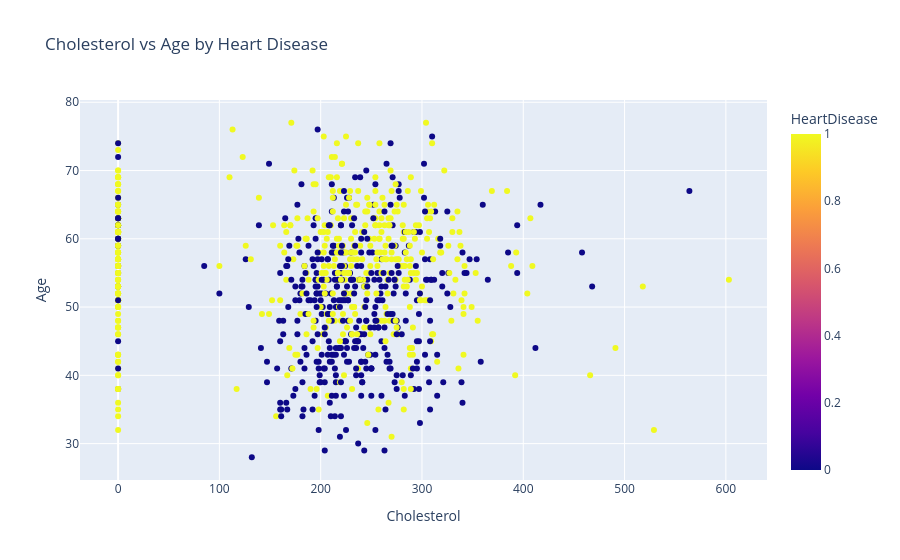

The notebook cell this image was saved under:
### Markdown cell above
cholesterol relation with heart disease

### Code cell
fig = px.scatter(df, x='Cholesterol', y='Age', color='HeartDisease',
                 title='Cholesterol vs Age by Heart Disease')
fig.show()

### Figure 1 — Plotly figure (JSON) as saved in the notebook; plotly's stock layout.template omitted (floating-point values rounded to 4 significant figures; data arrays with more than 128 entries replaced by an {"elided": "..."} marker saying what was removed)
{"data": [{"hovertemplate": "Cholesterol=%{x}<br>Age=%{y}<br>HeartDisease=%{marker.color}<extra></extra>", "legendgroup": "", "marker": {"color": {"elided": "918 int values"}, "coloraxis": "coloraxis", "symbol": "circle"}, "mode": "markers", "name": "", "orientation": "v", "showlegend": false, "type": "scatter", "x": {"elided": "918 int values"}, "xaxis": "x", "y": {"elided": "918 int values"}, "yaxis": "y"}], "layout": {"coloraxis": {"colorbar": {"title": {"text": "HeartDisease"}}, "colorscale": [[0, "#0d0887"], [0.1111, "#46039f"], [0.2222, "#7201a8"], [0.3333, "#9c179e"], [0.4444, "#bd3786"], [0.5556, "#d8576b"], [0.6667, "#ed7953"], [0.7778, "#fb9f3a"], [0.8889, "#fdca26"], [1, "#f0f921"]]}, "legend": {"tracegroupgap": 0}, "title": {"text": "Cholesterol vs Age by Heart Disease"}, "xaxis": {"anchor": "y", "domain": [0, 1], "title": {"text": "Cholesterol"}}, "yaxis": {"anchor": "x", "domain": [0, 1], "title": {"text": "Age"}}}}
